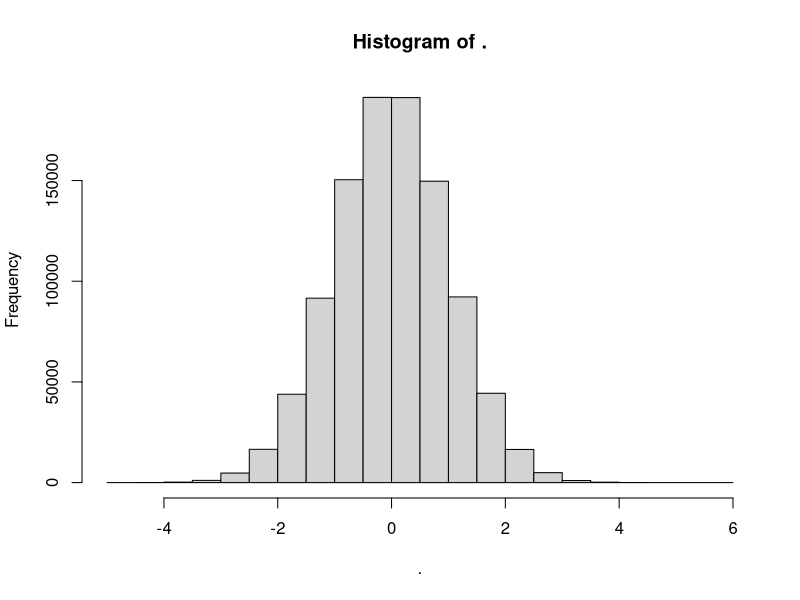
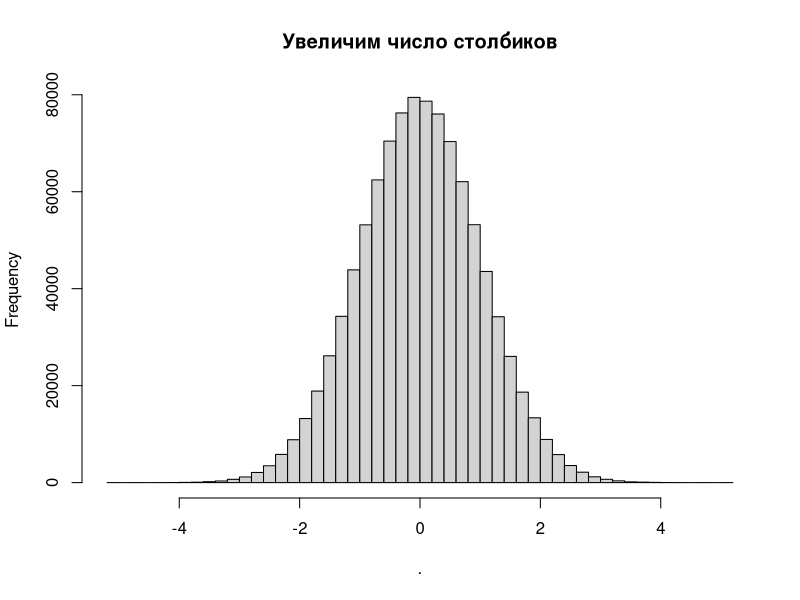
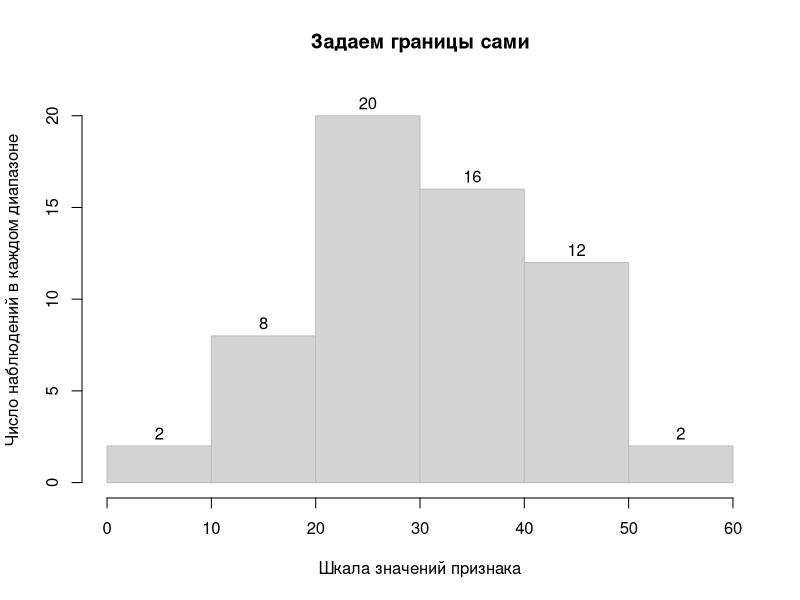
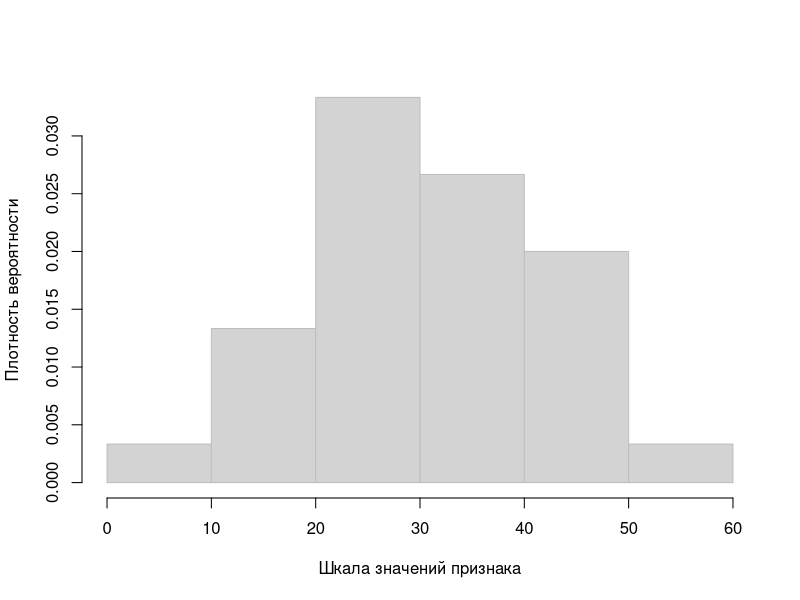
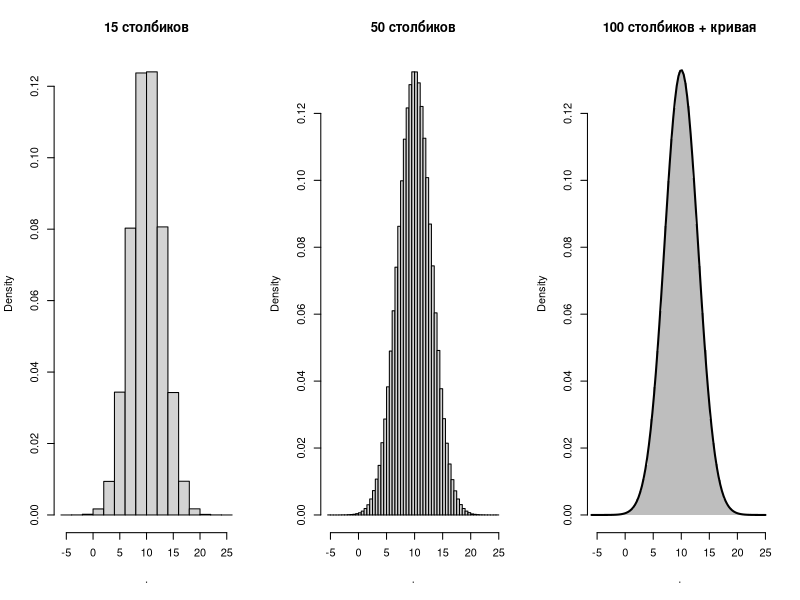
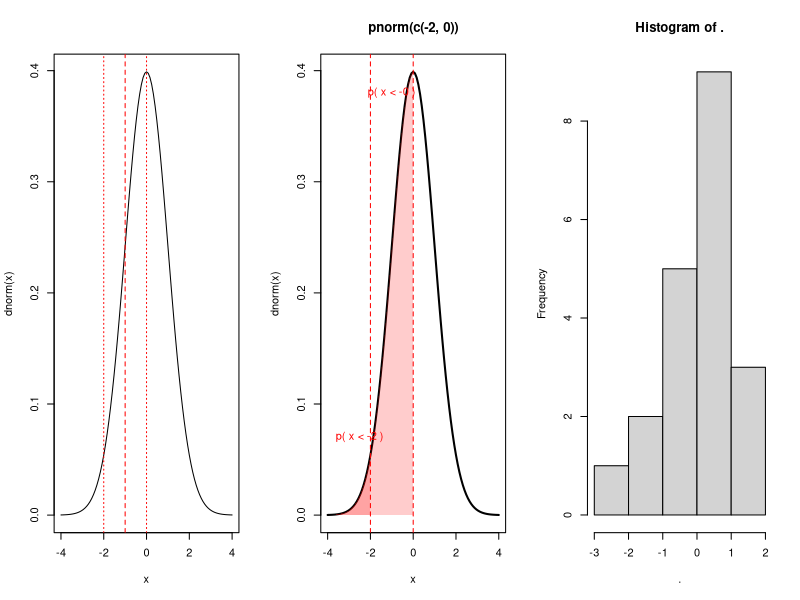
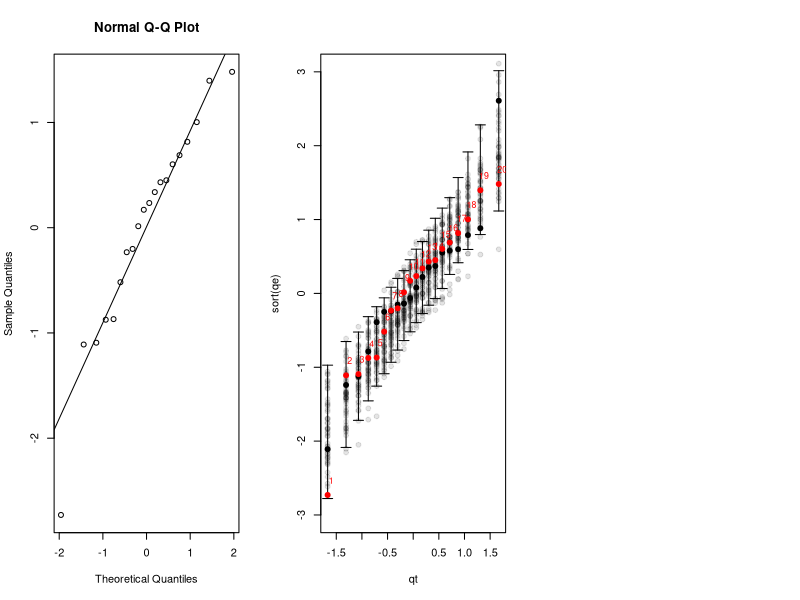
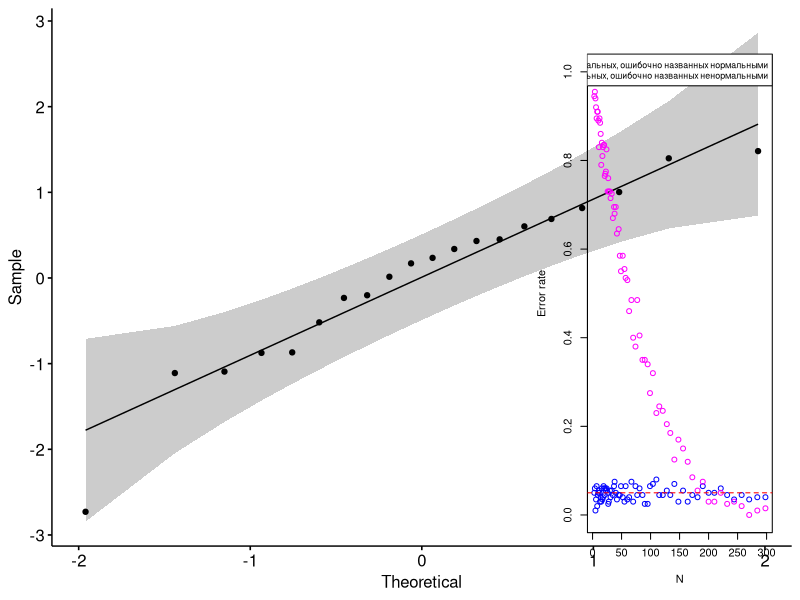

Here is the R script that generated these plots, in order:
## ---- chunk 1
suppressPackageStartupMessages(library(tidyverse)) # много всего полезного (пайплайны и т.п.)
suppressPackageStartupMessages(library(magrittr)) # еще пайплайны
library(ggpubr) # графики
## ---- chunk 2
# rnorm - генерация рандомных ([r]andom) значений
rnorm(5)
rnorm(60, mean=30, sd=10)
my_var = 7
rnorm(10, mean=-3, sd=sqrt(my_var))
1e6 == 1000000
rnorm(1e6) %>% hist()
rnorm(1e6) %>% hist(50, main = 'Увеличим число столбиков')
## ---- chunk 3
set.seed(2)
x = rnorm(60, mean=30, sd=10)
x

# функция cut превращает численные значения в категории, 
# соответствующие диапазону, в который попало значение;
# мы можем задать границы, либо количество диапазонов
x_caterogies = cut(x, breaks = (0:6)*10)
x_caterogies
# теперь считаем количество в каждом диапазоне
x_caterogies %>% table()

# настраиваем график по своему желанию
x %>% 
  hist(breaks = (0:6)*10, 
       main   = "Задаем границы сами",
       xlab   = "Шкала значений признака",
       ylab   = "Число наблюдений в каждом диапазоне", 
       col    = "lightgray",
       border = "gray",
       labels = T,
       ylim   = c(0,21)
  )
## ---- chunk 4
# числа наблюдений в каждой категории (см. выше)
counts = x_caterogies %>% table()
counts

# числа, пересчитанные в доли (площади столбцов); в сумме == 1
counts / sum(counts) 

# доли, деленные на ширину диапазона (= высота столбцов - плотность вероятности)
counts / sum(counts) / 10

x %>% 
  hist(breaks = (0:6)*10,
       col    = "lightgray",
       border = "gray",
       freq   = F, 
       main   = "", 
       ylab   = "Плотность вероятности", 
       xlab   = "Шкала значений признака")
## ---- chunk 5
x = rnorm(1e6, mean=10, sd=3)
par(mfrow=c(1,3))
x %>% hist(15, freq = F, main='15 столбиков')
x %>% hist(50, freq = F, main='50 столбиков')
x %>% hist(100, freq = F, border=NA, col="gray", main="100 столбиков + кривая")

# dnorm - плотность вероятности ([d]ensity)/правдоподобие/likelihood
curve(dnorm(x, 10, 3), from=-6, to=25, add=T, lwd=2)
## ---- chunk 6
# dnorm - плотность вероятности ([d]ensity)/правдоподобие/likelihood
curve(dnorm(x), from=-4, to=4)
abline(v = -1, col = "red", lty = "dashed")
abline(v = -2, col = "red", lty = "dotted")
abline(v = 0, col = "red", lty = "dotted")

# относительная "встречаемость" значений в районе -1 (правдоподобие значения -1)
dnorm(-1)

# приблизительная вероятность
dnorm(-1) * (0 - (-2))

# pnorm - вероятность ([p]robability) того, что выборочное значение будет меньше данного значения Х
# вероятность, что значения в выборке будут в диапазоне [-2, 0]
pnorm(0) - pnorm(-2)
## ---- chunk 7
# pnorm? вероятность, что ...
curve(dnorm(x), from=-4, to=4, lwd=2, main = 'pnorm(c(-2, 0))')
x_vals = c(-2, 0)
x_vals %>% abline(v = ., col = "red", lty='dashed')
polygon(c(seq(-4, -2, l=100), -2, -4),
  c(dnorm(seq(-4, -2, l=100)), 0, 0), col = scales::alpha('red', .2), border=NA)
text(-2.5, 0.07, 'p( x < -2 )', col = 'red')

polygon(c(seq(-4, 0, l=100), 0, -4),
  c(dnorm(seq(-4, 0, l=100)), 0, 0), col = scales::alpha('red', .2), border=NA)
text(-1, 0.38, 'p( x < -0 )', col = 'red')
## ---- chunk 8
# qnorm - квантиль ([q]uantile)
# Q: p( x < Q ) = P
P = c(0.25, 0.5, 0.75) # (1:n)/(n+1) - набор из n вероятностей, делящих [0, 1] на равные промежутки
n = 3; (1:n)/(n+1)
n = 9; (1:n)/(n+1)
qnorm((1:n)/(n+1))
## ---- chunk 9
  set.seed(1)
  n = 20
  qe = log(rnorm(n, exp(5), exp(2))) %>% scale() %>% as.numeric() # некое распределение, которое будем анализировать
  qe %>% hist()
## ---- chunk 10
  qqnorm(qe)
  qqline(qe)
## ---- chunk 11
qt = qnorm((1:n) / (n + 1))
plot(qt, sort(qe), ylim = c(-3, 3), type = 'n')
N = 1000
tl = matrix(nrow = N, ncol = n)
for (i in 1:N) {
  tl[i, ] = sort(rnorm(n))
  if (i %% 20 == 0)
    points(qt, tl[i, ], pch = 19, col = scales::alpha('black', .1))
}
ci = apply(tl, 2, function(x)
  quantile(x, prob = c(0.05, 0.975)))
arrows(qt,
       ci[1, ],
       qt,
       ci[2, ],
       length = 0.05,
       angle = 90,
       code = 3)
points(qt, sort(rnorm(20)), pch = 19)
points(qt, sort(qe), col = 'red', pch = 19)
text(qt + 0.07, sort(qe) + 0.2, 1:20, col = 'red', cex = .8)
## ---- chunk 12
  ggpubr::ggqqplot(qe)
## ---- chunk 13
  # проверяем нормальность отдельно взятой симуляции
  set.seed(1)
  my_normal_sample = rnorm(20, 5, .22) 
  my_not_normal_sample = log(abs(rnorm(20, exp(5), exp(3.5))))
  
  # сравниваем мощность и специфичность при разных размерах выборки
  N = exp(seq(log(3), log(300), .05)) %>% round() %>% unique() # размер выборки
  normal_results = numeric(length(N))
  not_normal_results = numeric(length(N))
  n_replicas = 200 # повторов для каждого размера, чтобы определить мощность
  for (i in 1:length(N)){
    for (j in 1:n_replicas){
      normal_results[i] = normal_results[i] + (shapiro.test(rnorm(N[i], 5, .22))$p.value < 0.05)
    not_normal_results[i] = not_normal_results[i] + (shapiro.test(log(abs(rnorm(N[i], exp(5), exp(3.5)))))$p.value > 0.05)
    }
  }
  plot(N, normal_results/n_replicas, col='blue', ylim=c(0,1), ylab='Error rate')
  points(N, not_normal_results/n_replicas, col='magenta')
  abline(h=0.05, col='red', lty='dashed')
  legend("topright", c('Доля ненормальных, ошибочно названных нормальными', 'Доля нормальных, ошибочно названных ненормальными'), col = c('magenta', 'blue'), pch=c(1,1), cex=.8)
